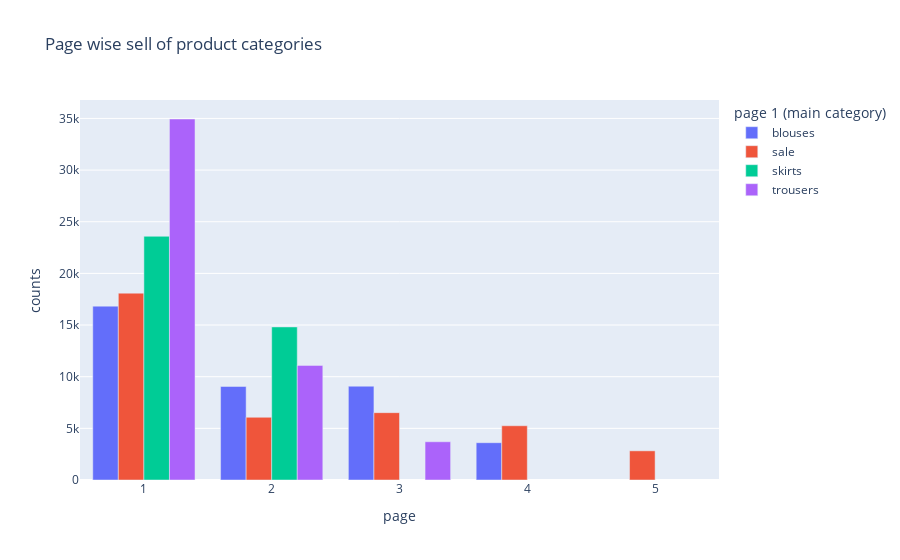

Here is the notebook cell this chart was saved with:
### Markdown cell above
**This establishes that higher clicks do not necessarily indicate higher profits.**

### Code cell
pageWiseCategories = retailData.groupby(by=["page", "page 1 (main category)"]).size().reset_index(name="counts")

px.bar(data_frame=pageWiseCategories, x="page", y="counts",
       color="page 1 (main category)", barmode="group", title="Page wise sell of product categories")

### Figure 1 — Plotly figure (JSON) as saved in the notebook; plotly's stock layout.template omitted (floating-point values rounded to 4 significant figures)
{"data": [{"alignmentgroup": "True", "hovertemplate": "page 1 (main category)=blouses<br>page=%{x}<br>counts=%{y}<extra></extra>", "legendgroup": "blouses", "marker": {"color": "#636efa", "pattern": {"shape": ""}}, "name": "blouses", "offsetgroup": "blouses", "orientation": "v", "showlegend": true, "textposition": "auto", "type": "bar", "x": [1, 2, 3, 4], "xaxis": "x", "y": [16830, 9056, 9080, 3611], "yaxis": "y"}, {"alignmentgroup": "True", "hovertemplate": "page 1 (main category)=sale<br>page=%{x}<br>counts=%{y}<extra></extra>", "legendgroup": "sale", "marker": {"color": "#EF553B", "pattern": {"shape": ""}}, "name": "sale", "offsetgroup": "sale", "orientation": "v", "showlegend": true, "textposition": "auto", "type": "bar", "x": [1, 2, 3, 4, 5], "xaxis": "x", "y": [18086, 6070, 6518, 5250, 2823], "yaxis": "y"}, {"alignmentgroup": "True", "hovertemplate": "page 1 (main category)=skirts<br>page=%{x}<br>counts=%{y}<extra></extra>", "legendgroup": "skirts", "marker": {"color": "#00cc96", "pattern": {"shape": ""}}, "name": "skirts", "offsetgroup": "skirts", "orientation": "v", "showlegend": true, "textposition": "auto", "type": "bar", "x": [1, 2], "xaxis": "x", "y": [23591, 14817], "yaxis": "y"}, {"alignmentgroup": "True", "hovertemplate": "page 1 (main category)=trousers<br>page=%{x}<br>counts=%{y}<extra></extra>", "legendgroup": "trousers", "marker": {"color": "#ab63fa", "pattern": {"shape": ""}}, "name": "trousers", "offsetgroup": "trousers", "orientation": "v", "showlegend": true, "textposition": "auto", "type": "bar", "x": [1, 2, 3], "xaxis": "x", "y": [34945, 11094, 3703], "yaxis": "y"}], "layout": {"barmode": "group", "legend": {"title": {"text": "page 1 (main category)"}, "tracegroupgap": 0}, "title": {"text": "Page wise sell of product categories"}, "xaxis": {"anchor": "y", "domain": [0, 1], "title": {"text": "page"}}, "yaxis": {"anchor": "x", "domain": [0, 1], "title": {"text": "counts"}}}}
